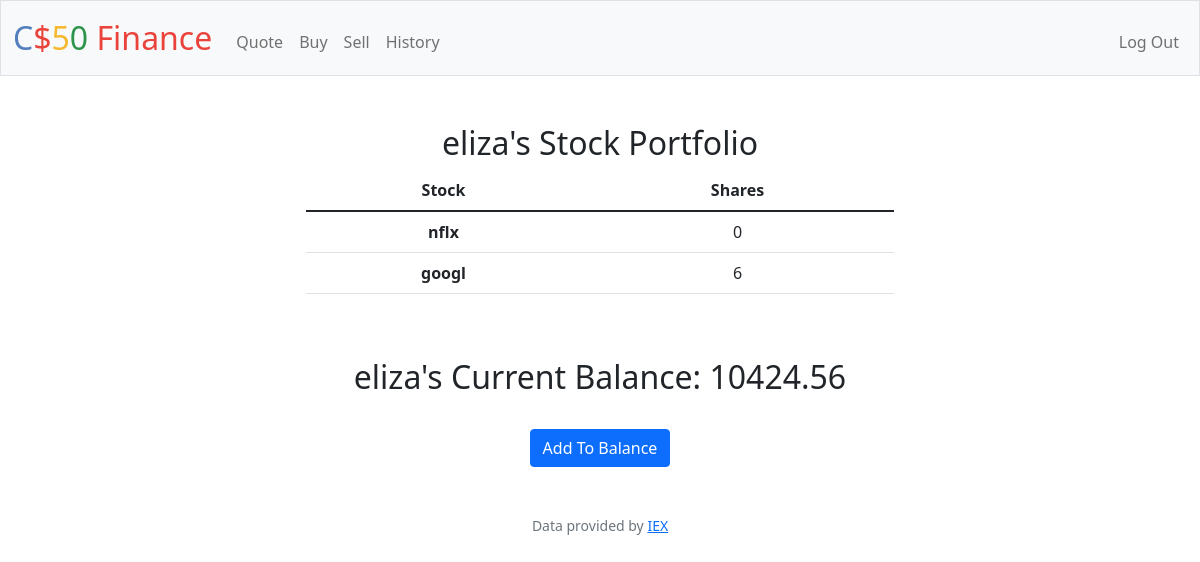
Page / (signed in) on the earlier database version.
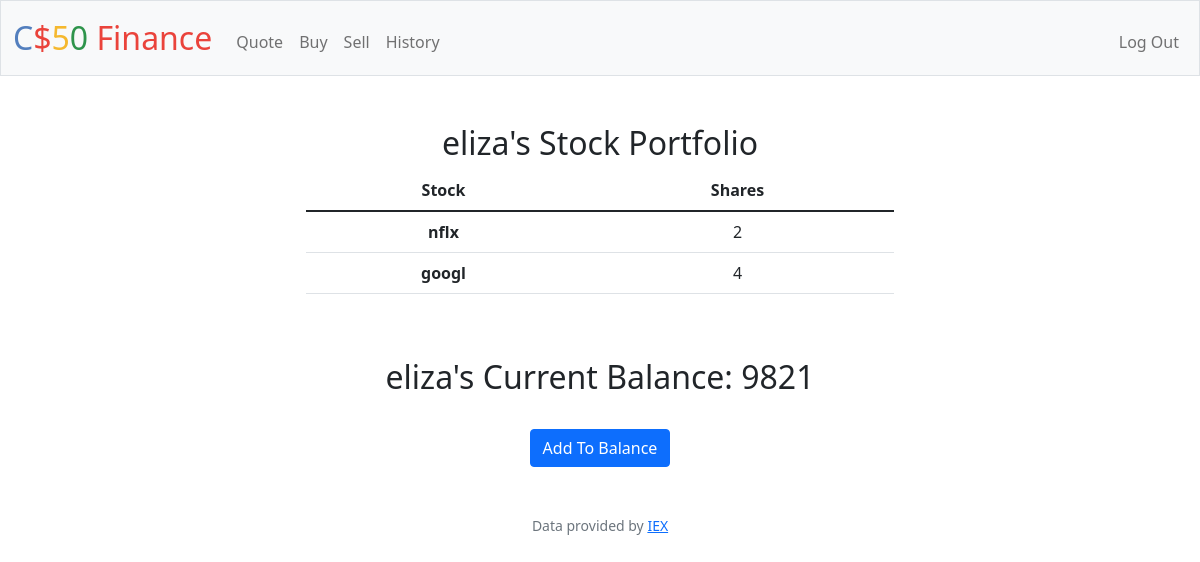
Same page on the later database version.
### tables this page shows
CREATE TABLE purchase_history (
    purchase_id INTEGER PRIMARY KEY AUTOINCREMENT NOT NULL,
    user_id INTEGER NOT NULL,
    symbol TEXT NOT NULL,
    quantity INTEGER NOT NULL,
    price INTEGER NOT NULL,
    action TEXT CHECK (action IN ('buy', 'sell')),
    time NUMERIC,
    FOREIGN KEY (user_id) REFERENCES users(id)
);

CREATE TABLE users (
    id INTEGER PRIMARY KEY AUTOINCREMENT NOT NULL,
    username TEXT NOT NULL,
    hash TEXT NOT NULL,
    cash NUMERIC NOT NULL DEFAULT 10000.00);

### app.py (the view)
@app.route("/", methods=["GET", "POST"])
@login_required
def index():
    if not session.get("user_id"):
        return redirect("/login")
    """Show portfolio of stocks"""
    if request.method == "POST":
        return redirect("/balance")
    username = db.execute(
        "SELECT username FROM users WHERE id = ?;", session["user_id"]
    )
    balance_result = db.execute(
        "SELECT cash FROM users WHERE id = ?", session["user_id"]
    )
    portfolio = calculate_portfolio()
    if username != None:
        username = username[0]["username"]
        balance = balance_result[0]["cash"]
        return render_template(
            "index.html", portfolio=portfolio, username=username, balance=balance
        )
    else:
        return render_template(
            "index.html", portfolio=portfolio, username="user", balance="N/A"
        )

### app.py (called while the page is built)
@app.after_request
def after_request(response):
    response.headers["Cache-Control"] = "no-cache, no-store, must-revalidate"
    response.headers["Expires"] = 0
    response.headers["Pragma"] = "no-cache"
    return response

def calculate_portfolio():
    rows = db.execute(
        "SELECT symbol, quantity, action FROM purchase_history WHERE user_id = ?;",
        session["user_id"],
    )
    portfolio = {}
    for row in rows:
        if row["symbol"] not in portfolio:  # if symbol not in portfolio
            if row["action"] == "sell":  # if sell
                return "you have a problem with your stock maths"
            portfolio[row["symbol"]] = row["quantity"]  # add stock to portfolio
        else:
            if row["action"] == "buy":
                portfolio[row["symbol"]] += row["quantity"]
            else:
                portfolio[row["symbol"]] -= row["quantity"]
    return portfolio

### helpers.py (called while the page is built)
def login_required(f):
    @wraps(f)
    def decorated_function(*args, **kwargs):
        if session.get("user_id") is None:
            return redirect("/login")
        return f(*args, **kwargs)
    return decorated_function

### templates/index.html (shortened to what this page needs)
{% extends "layout.html" %}
{% block main %}
    <h2> {{ username }}'s Stock Portfolio</h2>
    <div class="col-6 offset-3">
        <table class="table">
            <thead class="thead-dark">
                <tr>
                    <th scope="row">Stock</th>
                    <th scope="row">Shares</th>
                </tr>
            </thead>
            <tbody>
                {% for symbol, quantity in portfolio.items() %}
                    <tr>
                        <th scope="row">{{ symbol }}</th>
                        <td>{{ quantity }}</td>
                    </tr>
                {% endfor %}
            </tbody>
        </table>
    </div>
    <br><br>
    <div class="col-6 offset-3">
        <h2> {{ username }}'s Current Balance: {{ balance }}</h2>
        <br>
        <form action="/" method="post">
            <button class="btn btn-primary" type="submit">Add To Balance</button>
        </form>
    </div>
{% endblock %}

Differences in the rows shown:
changed users "eliza": cash "10424.56" → "9821"
computed for purchase_history "nflx": quantity "0" → "2"
computed for purchase_history "googl": quantity "6" → "4"
